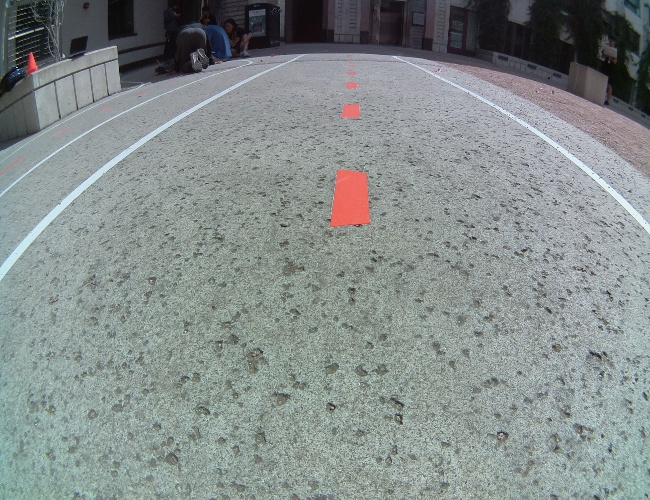
#> input picture track_image.jpg, 650 x 500 px
$ python -i AnshLaneTrackingFunctions.py   (imports and definitions only)
#> lines starting #> are read from the running program, lines starting #| are printed output that depends on the picture; after the words box and inside, x2 and y2 are one past the last pixel; in counts of white or black regions, pixels touching at a corner belong together
#> further down, picture is the input picture: shape (500, 650, 3); mean B, G, R 139.6, 140.8, 133
from operator import inv
from tkinter import Frame
import cv2 as cv2
from cv2 import drawContours
from cv2 import sort #importing the library
import numpy as np #importing numpy library
import matplotlib.pyplot as plt
import math
import time

REGION_Y_LOWER = 460
REGION_Y_UPPER = 300
REGION_X_LOWER_LEFT = 100
REGION_X_UPPER_LEFT = 350
REGION_X_UPPER_RIGHT = 590
REGION_X_LOWER_RIGHT = 630

def findCanny(image, lower_thresh, upper_thresh, kernel_size): # get edges
#> called with lower_thresh = 50, upper_thresh = 200, kernel_size = (5, 5)
    copiedImage = np.copy(image)
    grayImage = cv2.cvtColor(copiedImage, cv2.COLOR_BGR2GRAY) # grayscale
    blurredImage = cv2.GaussianBlur(grayImage, kernel_size, 0) # gaussian blur for smoothing
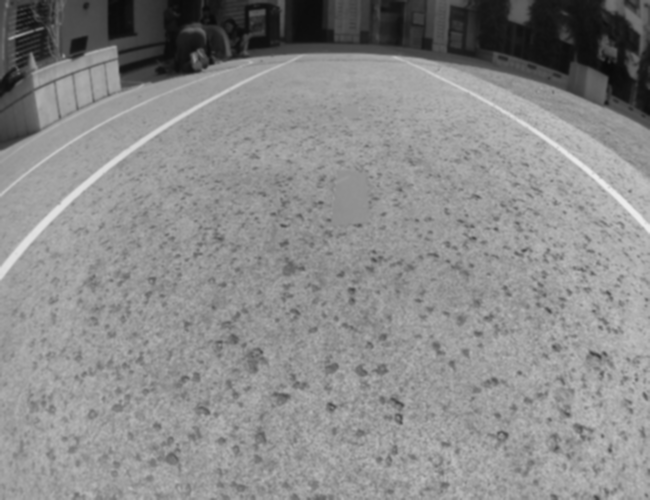
#> blurredImage: shape (500, 650); min 9, max 236, mean 138.3
    cannyImage = cv2.Canny(blurredImage, lower_thresh, upper_thresh) # canny edge detection
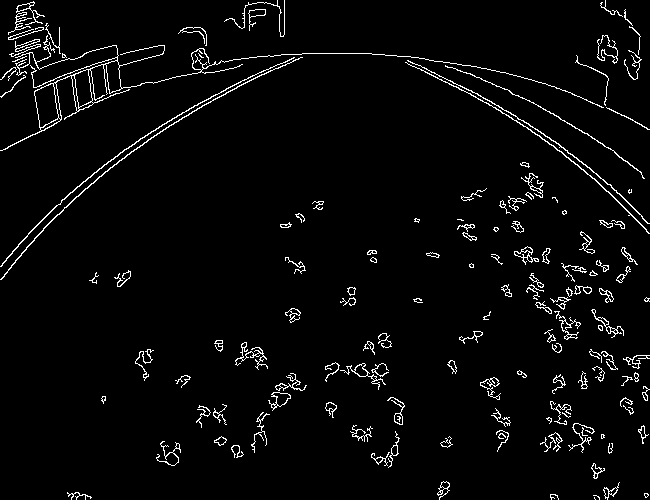
#> cannyImage: shape (500, 650); 3.5% white in thin lines or dots
    #cv2.imshow('canny', cannyImage)
    return cannyImage

def regionOfInterest(image): # define region of interest
    polygon = np.array([[[REGION_X_LOWER_LEFT, REGION_Y_LOWER],  [REGION_X_LOWER_RIGHT, REGION_Y_LOWER], [REGION_X_UPPER_RIGHT, REGION_Y_UPPER], [REGION_X_UPPER_LEFT, REGION_Y_UPPER]]], dtype=np.int32)
    mask = np.zeros_like(image)
    cv2.fillPoly(mask, polygon, 255)
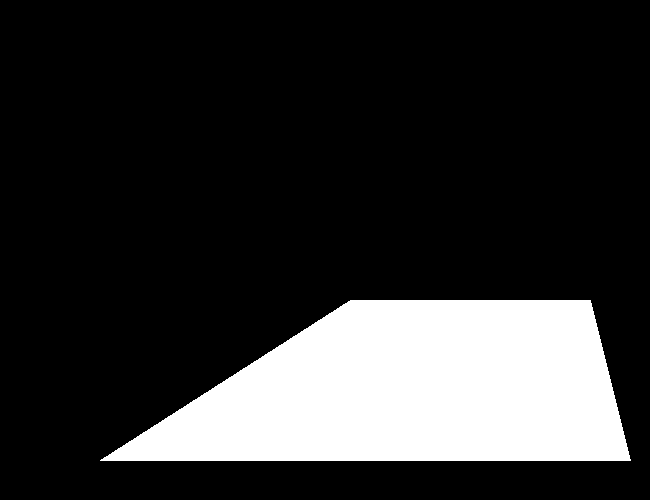
#> mask: shape (500, 650); 19.1% white; 1 white region, box (x1, y1, x2, y2) and area: (100, 300, 631, 461) 62171
    maskedImage = cv2.bitwise_and(image, mask)
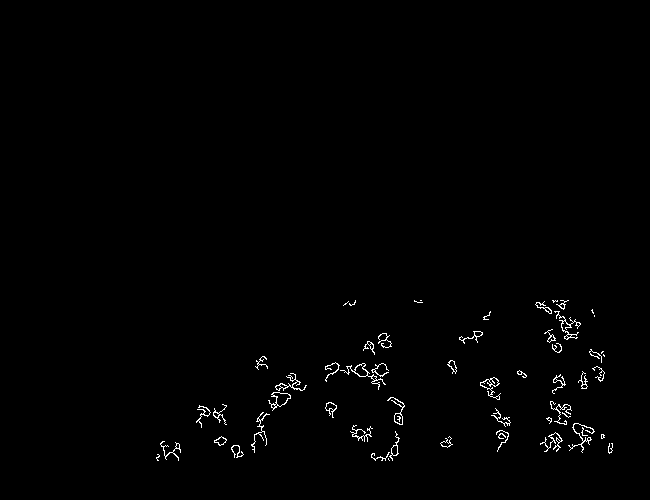
#> maskedImage: shape (500, 650); 0.87% white in thin lines or dots, all inside (x1, y1, x2, y2) = (156, 300, 613, 461)
    return maskedImage


def findLines(image): # find lines with hough transform
    cannyImage = findCanny(image, 50, 200, (5, 5))
    croppedImage = regionOfInterest(cannyImage)
    lines = cv2.HoughLinesP(croppedImage, 2, np.pi/180, 50, np.array([]), minLineLength=25, maxLineGap=8)
#> lines = [[273, 392, 299, 384], [561, 327, 561, 300], [256, 421, 290, 397], [325, 369, 354, 371], [548, 420, 573, 427], [563, 331, 565, 301], [546, 418, 574, 424], [276, 385, 305, 385]]

    return lines

# [188 lines left out: functions displayLines, getCoordinates, computeAverageLines, rescaleFrame, curves, not called in this run]

>>> import cv2
>>> picture = cv2.imread('track_image.jpg')
>>> result = findLines(picture)
#> result has the same summary as lines in findLines
